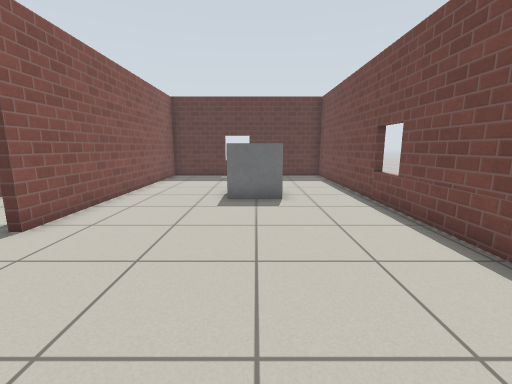
[1] (above)

23 first-person views from a walk through a Gazebo world. The camera is 0.94 m above the floor, tilts 10° down and sees 90° across. The floor is counted in squares, 0.5 m on a side. Each view is taken from the middle of a square. On the plan, view 1 faces up. The plan holds only what a view shows up to about 15 squares ahead; the rest is blank. Simple patterns stand in for the simulator's built-in surfaces.

[2]
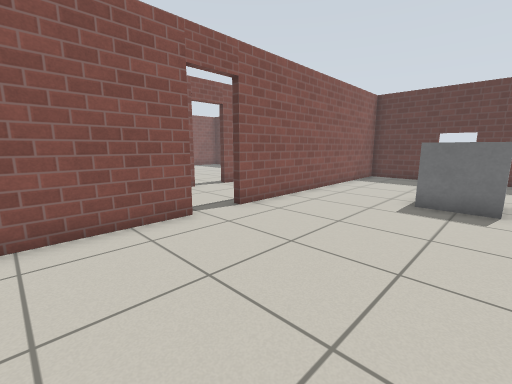

[3]
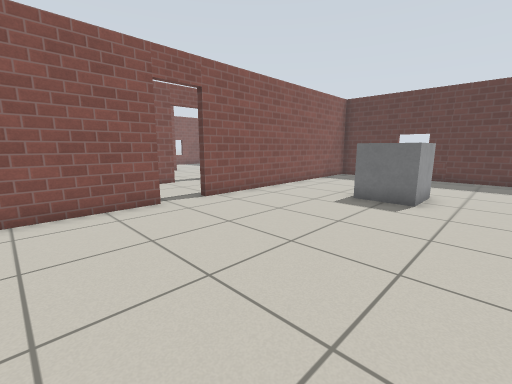

[4]
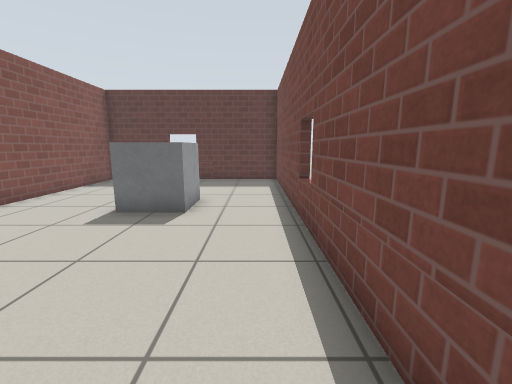

[5]
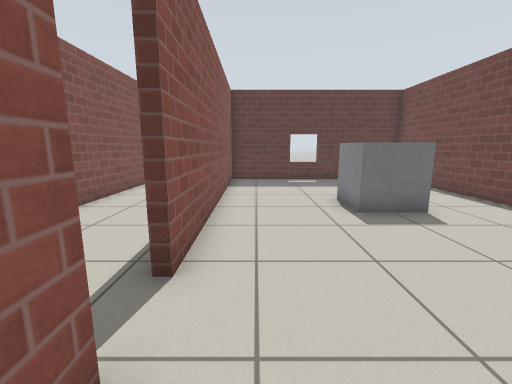

[6]
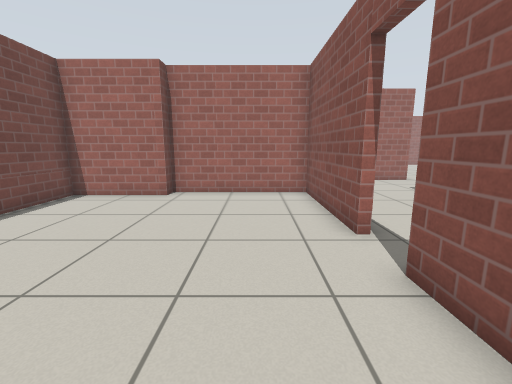

[7]
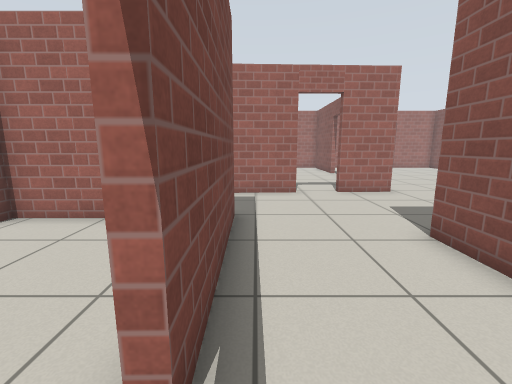

[8]
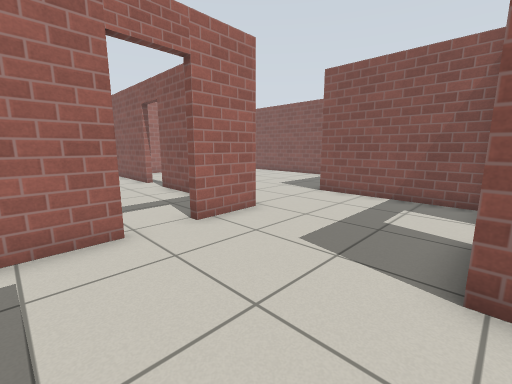

[9]
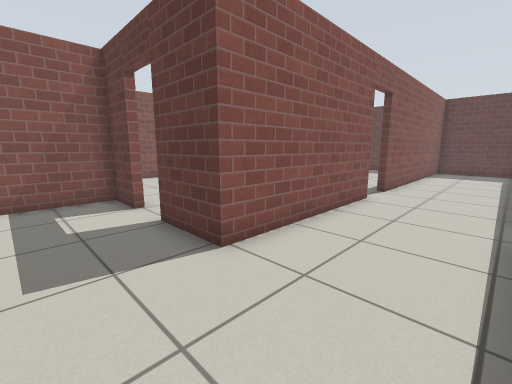

[10]
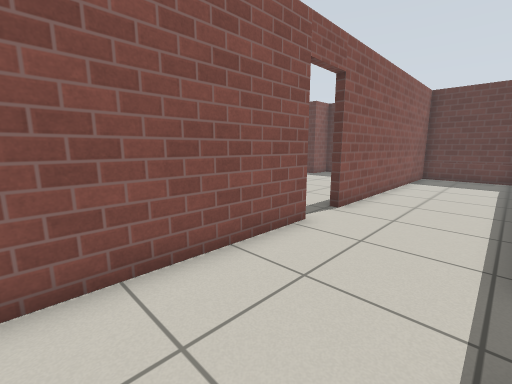

[11]
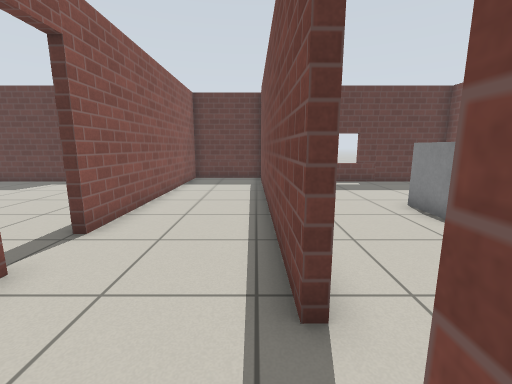

[12]
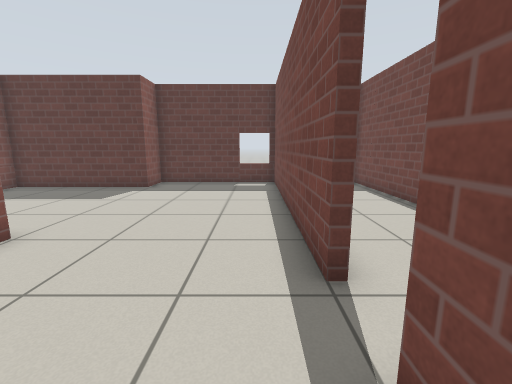

[13]
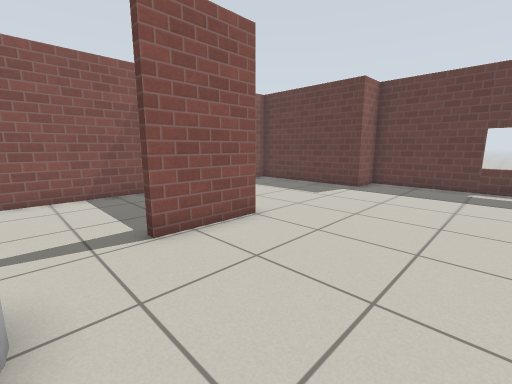

[14]
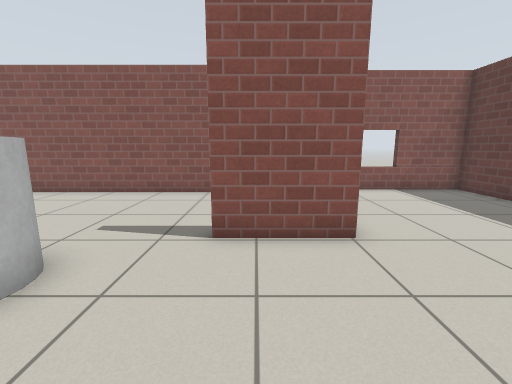

[15]
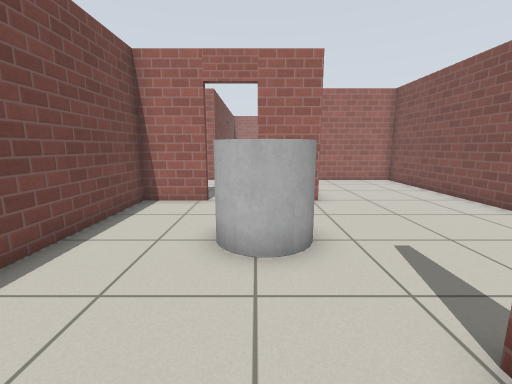

[16]
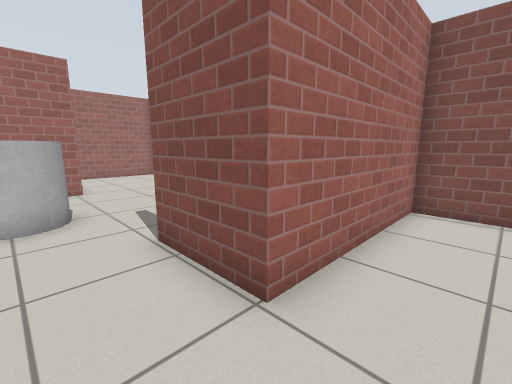

[17]
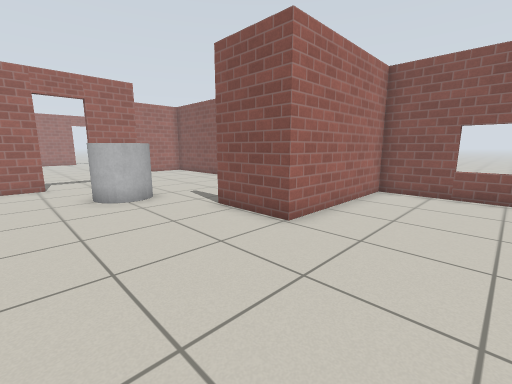

[18]
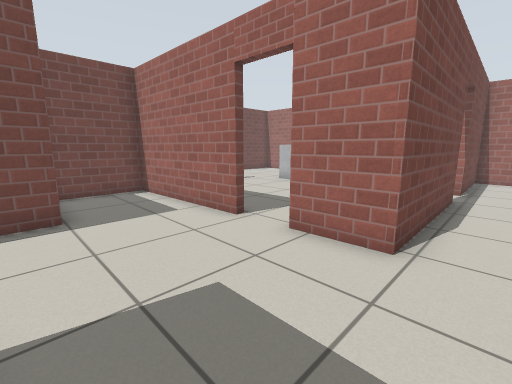

[19]
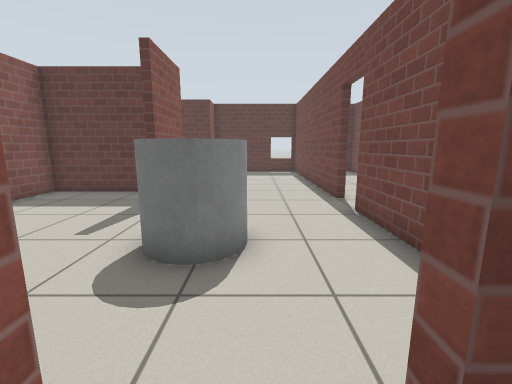

[20]
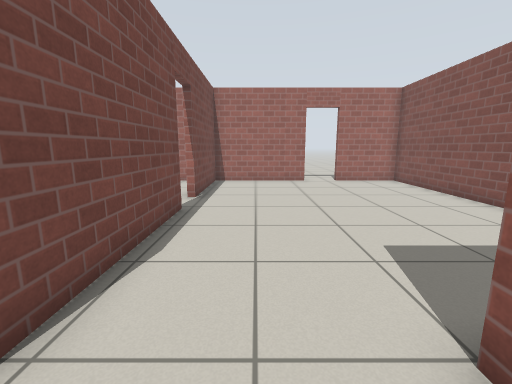

[21]
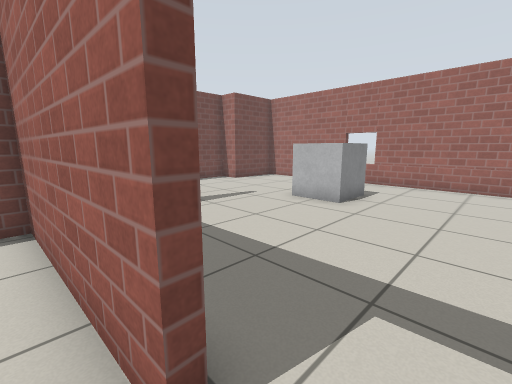

[22]
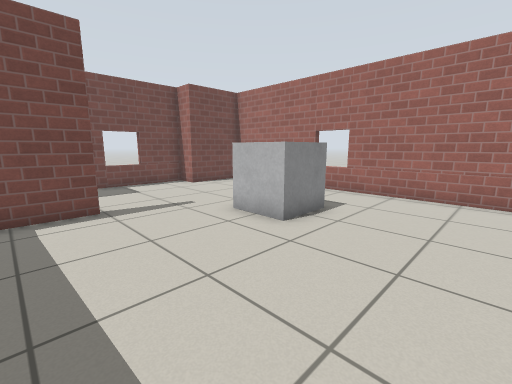

[23]
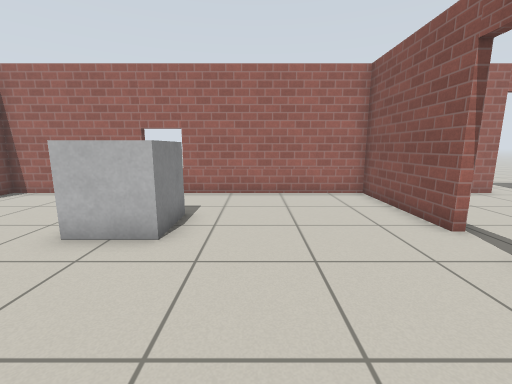

### Floor plan
Points are (right, up) in squares from view 1. A wall is a line through its corners. A room is listed if a view was taken in it or the views show most of it. See-through windows are left out.
Room 1 (views 1, 2, 3, 4, 5, 6)
walls: (-5.2, 3.7) (-5.1, -1.6) (0.5, -1.6) (0.5, -0.9) (4.2, -0.9) (4.2, 17) (-5.4, 17) (-5.2, 5.4)
ways out: open door at (-5, 4.5) to room 2
objects: grey box (-1, 9) to (1, 11)
Room 2 (views 7, 8, 9, 10, 11, 18, 19, 20, 21)
walls: (-9.7, 6.6) (-9.7, -0.2) (-12.4, -0.2); (-5.5, 5.4) (-5.7, 18.7) (-9.7, 18.7) (-9.7, 8.2); (-14, -0.2) (-15.9, -0.2) (-15.9, -6); (-5.4, -1.9) (-5.5, 3.7); (-7.7, -5.6) (-1.7, -5.3) (-1.7, -2.3); (-11.7, -5.7) (-9.5, -5.6)
ways out: open door at (-5, 4.5) to room 1; open door at (-13.5, 0) to room 3; open door at (-10, 7.5) to room 3; open door at (-8.5, -6) to room 4; opening at (-14, -6) to room 5
Room 3 (views 12, 13, 14, 15, 16, 17)
walls: (-17.5, 9.8) (-21.6, 9.8) (-21.6, -5.6) (-17.2, -5.6); (-10, 8.2) (-10, 18.7) (-16.1, 18.7) (-16.1, 17) (-22.3, 17) (-22.3, 10.1) (-16.1, 10.1) (-16.1, 7.1) (-16.5, 7.1); (-16.2, 0.1) (-14, 0.1); (-12.4, 0.1) (-10, 0.1) (-10, 6.6)
ways out: open door at (-13.5, 0) to room 2; open door at (-10, 7.5) to room 2
objects: grey cylinder (-15, 3) to (-13, 5)
Room 4 (views 22, 23)
walls: (-0.9, -9.9) (-0.9, -7.8); (-11.4, -13.5) (-11.4, -18.4) (3, -18.4) (3, -15.2) (4.2, -15.2) (4.2, -11); (-11.4, -9.2) (-11.4, -11.8)
ways out: open door at (-8.5, -6) to room 2; open door at (-11.5, -12.5) to room 5
objects: grey box (-5, -15) to (-3, -13)
Room 5 (no view inside)
walls: (-21.6, -11.6) (-21.6, -18.5); (-11.7, -11.8) (-11.7, -5.7); (-16.8, -18.4) (-11.7, -18.4) (-11.7, -13.5); (-21.9, -18.4) (-18.5, -18.4)
ways out: opening at (-14, -6) to room 2; open door at (-11.5, -12.5) to room 4; open door at (-17.5, -18.5)

Where each view was taken, in squares from view 1:
view 1: 0 up, 0 right, facing up
view 2: 0 up, 1 right, facing up-left
view 3: 0 up, 3 right, facing up-left
view 4: 2 up, 3 right, facing up
view 5: 2 up, 4 left, facing up
view 6: 9 up, 3 left, facing down
view 7: 5 up, 6 left, facing down
view 8: 0 up, 6 left, facing down-left
view 9: 3 down, 6 left, facing up-left
view 10: 1 up, 6 left, facing up-left
view 11: 3 up, 6 left, facing up
view 12: 5 up, 11 left, facing up
view 13: 5 up, 11 left, facing up-left
view 14: 8 up, 11 left, facing left
view 15: 9 up, 14 left, facing down
view 16: 12 up, 14 left, facing down-left
view 17: 14 up, 11 left, facing down-left
view 18: 1 down, 13 left, facing down-right
view 19: 1 down, 13 left, facing up
view 20: 4 down, 14 left, facing down
view 21: 5 down, 9 left, facing down-right
view 22: 8 down, 9 left, facing down-right
view 23: 8 down, 7 left, facing down
